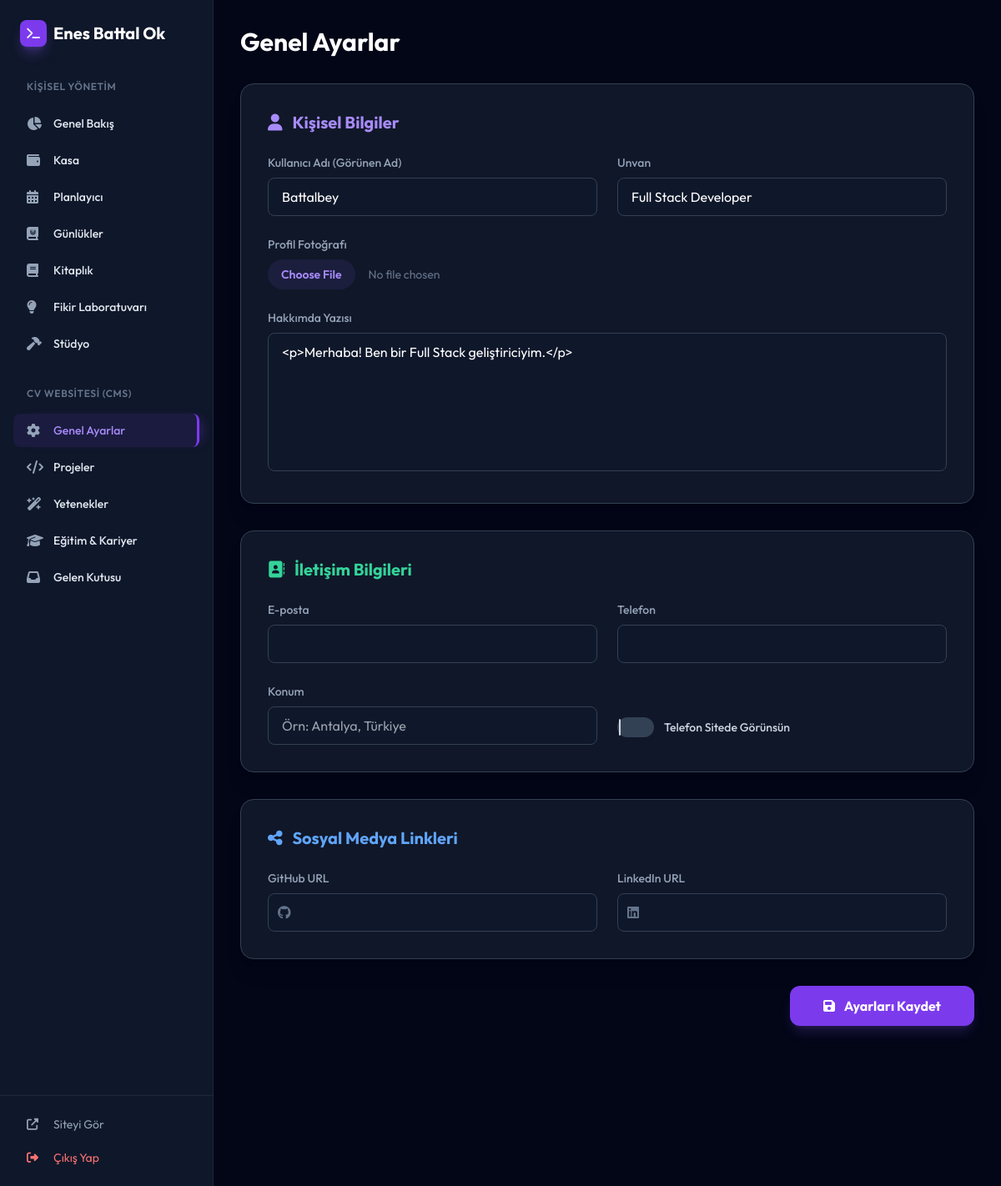
Screenshot of /admin/settings (signed in) with the database file from the repository.
### models.py (models this page shows)
class Kullanici(UserMixin, db.Model):
    id = db.Column(db.Integer, primary_key=True)
    kullanici_adi = db.Column(db.String(150), unique=True, nullable=False)
    sifre = db.Column(db.String(150), nullable=False)
    unvan = db.Column(db.String(100))
    profil_foto_url = db.Column(db.String(255))
    hakkimda_yazisi = db.Column(db.Text)
    iletisim_telefon = db.Column(db.String(20))
    iletisim_email = db.Column(db.String(150))
    iletisim_konum = db.Column(db.String(200))
    telefon_gorunur = db.Column(db.Boolean, default=False)
    sosyal_linkedin = db.Column(db.String(255))
    sosyal_github = db.Column(db.String(255))

### main.py (the view, shortened to what this page needs)
    @app.route('/admin/settings', methods=['GET', 'POST'])
    @login_required
    def admin_settings():
        admin = Kullanici.query.first()
        return render_template('admin_settings.html', admin=admin)

### templates/admin_settings.html (shortened to what this page needs)
{% extends "admin_base.html" %}
{% block content %}
<div class="pb-20">
    <div class="flex items-center justify-between mb-8">
        <h1 class="text-3xl font-bold text-white">Genel Ayarlar</h1>
    </div>
    <form action="{{ url_for('admin_settings') }}" method="POST" enctype="multipart/form-data" class="space-y-8 pb-20">
        <div class="bg-slate-800/50 p-8 rounded-2xl border border-slate-700 shadow-xl">
            <h2 class="text-xl font-bold text-violet-400 mb-6 flex items-center">
                <i class="fas fa-user mr-3"></i> Kişisel Bilgiler
            </h2>
            <div class="grid grid-cols-1 md:grid-cols-2 gap-6">
                <div>
                    <label class="block text-sm font-medium text-slate-400 mb-2">Kullanıcı Adı (Görünen Ad)</label>
                    <input type="text" name="kullanici_adi" value="{{ admin.kullanici_adi }}" class="w-full px-4 py-2.5 bg-slate-900 border border-slate-700 rounded-lg text-white focus:outline-none focus:border-violet-500 transition-all">
                </div>
                <div>
                    <label class="block text-sm font-medium text-slate-400 mb-2">Unvan</label>
                    <input type="text" name="unvan" value="{{ admin.unvan or '' }}" placeholder="Örn: Full Stack Developer" class="w-full px-4 py-2.5 bg-slate-900 border border-slate-700 rounded-lg text-white focus:outline-none focus:border-violet-500 transition-all">
                </div>
                <div class="md:col-span-2">
                    <label class="block text-sm font-medium text-slate-400 mb-2">Profil Fotoğrafı</label>
                    <div class="flex items-center gap-4">
                        <input type="file" id="profil_foto_input" name="profil_foto" class="block w-full text-sm text-slate-500 file:mr-4 file:py-2 file:px-4 file:rounded-full file:border-0 file:text-sm file:font-semibold file:bg-violet-500/10 file:text-violet-400 hover:file:bg-violet-500/20 transition-all">
                    </div>
                </div>
                <div class="md:col-span-2">
                    <label class="block text-sm font-medium text-slate-400 mb-2">Hakkımda Yazısı</label>
                    <div class="text-white">
                        <textarea id="hakkimda_yazisi" name="hakkimda_yazisi" rows="6" class="w-full px-4 py-2.5 bg-slate-900 border border-slate-700 rounded-lg text-white focus:outline-none focus:border-violet-500 transition-all resize-none">{{ admin.hakkimda_yazisi or '' }}</textarea>
                    </div>
                </div>
            </div>
        </div>
        <div class="bg-slate-800/50 p-8 rounded-2xl border border-slate-700 shadow-xl">
            <h2 class="text-xl font-bold text-emerald-400 mb-6 flex items-center">
                <i class="fas fa-address-book mr-3"></i> İletişim Bilgileri
            </h2>
            <div class="grid grid-cols-1 md:grid-cols-2 gap-6">
                <div>
                    <label class="block text-sm font-medium text-slate-400 mb-2">E-posta</label>
                    <input type="email" name="iletisim_email" value="{{ admin.iletisim_email or '' }}" class="w-full px-4 py-2.5 bg-slate-900 border border-slate-700 rounded-lg text-white focus:outline-none focus:border-violet-500 transition-all">
                </div>
                <div>
                    <label class="block text-sm font-medium text-slate-400 mb-2">Telefon</label>
                    <input type="text" name="iletisim_telefon" value="{{ admin.iletisim_telefon or '' }}" class="w-full px-4 py-2.5 bg-slate-900 border border-slate-700 rounded-lg text-white focus:outline-none focus:border-violet-500 transition-all">
                </div>
                <div>
                    <label class="block text-sm font-medium text-slate-400 mb-2">Konum</label>
                    <input type="text" name="iletisim_konum" value="{{ admin.iletisim_konum or '' }}" placeholder="Örn: Antalya, Türkiye" class="w-full px-4 py-2.5 bg-slate-900 border border-slate-700 rounded-lg text-white focus:outline-none focus:border-violet-500 transition-all">
                </div>
                <div class="flex items-center pt-8">
                    <label class="relative inline-flex items-center cursor-pointer">
                        <div class="w-11 h-6 bg-slate-700 peer-focus:outline-none peer-focus:ring-4 peer-focus:ring-violet-800 rounded-full peer peer-checked:after:translate-x-full peer-checked:after:border-white after:content-[''] after:absolute after:top-[2px] after:left-[2px] after:bg-white after:border-gray-300 after:border after:rounded-full after:h-5 after:width-5 after:transition-all peer-checked:bg-violet-600"></div>
                        <span class="ml-3 text-sm font-medium text-slate-300">Telefon Sitede Görünsün</span>
                    </label>
                </div>
            </div>
        </div>
        <div class="bg-slate-800/50 p-8 rounded-2xl border border-slate-700 shadow-xl">
            <h2 class="text-xl font-bold text-blue-400 mb-6 flex items-center">
                <i class="fas fa-share-alt mr-3"></i> Sosyal Medya Linkleri
            </h2>
            <div class="grid grid-cols-1 md:grid-cols-2 gap-6">
                <div>
                    <label class="block text-sm font-medium text-slate-400 mb-2">GitHub URL</label>
                    <div class="relative">
                        <span class="absolute inset-y-0 left-0 pl-3 flex items-center text-slate-500">
                            <i class="fab fa-github"></i>
                        </span>
                        <input type="url" name="sosyal_github" value="{{ admin.sosyal_github or '' }}" class="w-full pl-10 pr-4 py-2.5 bg-slate-900 border border-slate-700 rounded-lg text-white focus:outline-none focus:border-violet-500 transition-all">
                    </div>
                </div>
                <div>
                    <label class="block text-sm font-medium text-slate-400 mb-2">LinkedIn URL</label>
                    <div class="relative">
                        <span class="absolute inset-y-0 left-0 pl-3 flex items-center text-slate-500">
                            <i class="fab fa-linkedin"></i>
                        </span>
                        <input type="url" name="sosyal_linkedin" value="{{ admin.sosyal_linkedin or '' }}" class="w-full pl-10 pr-4 py-2.5 bg-slate-900 border border-slate-700 rounded-lg text-white focus:outline-none focus:border-violet-500 transition-all">
                    </div>
                </div>
            </div>
        </div>
        <div class="flex justify-end gap-4">
            <button type="submit" class="px-10 py-3 bg-violet-600 hover:bg-violet-700 text-white font-bold rounded-xl shadow-lg shadow-violet-500/20 transition-all transform hover:scale-105">
                <i class="fas fa-save mr-2"></i> Ayarları Kaydet
            </button>
        </div>
    </form>
</div>
{% endblock %}

### templates/admin_base.html (style rules this page uses)
body { font-family: 'Outfit', sans-serif; }

### templates/admin_settings.html (style rules this page uses)
:root { --ck-color-base-background: #0f172a; --ck-color-base-border: #475569; --ck-color-toolbar-background: #1e293b; --ck-color-toolbar-border: #475569; --ck-color-button-default-hover-background: #7c3aed; --ck-color-button-on-hover-background: #7c3aed; }

### rows the page displays
Kullanici: kullanici_adi "Battalbey", unvan "Full Stack Developer", hakkimda_yazisi "<p>Merhaba! Ben bir Full Stack geliştiriciyim.</p>"
